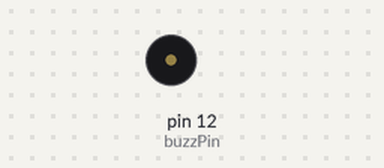
Recording of a sketch running on a simulated Arduino Uno, built with avr-gcc and run on an emulated ATmega328P. Shown: buzzer (waves = sounding, pin HIGH).

Above: at 0.5 s.
Timing chart, 0 to 4.6 s (numbered marks = the images above):
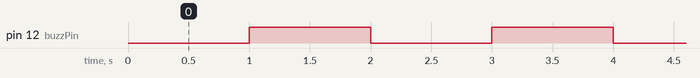

The sketch:

buzzer_sensor_module_coding1.ino
```cpp
int buzzPin = 12;   // This is our output pin
void setup()
{
 pinMode(buzzPin, OUTPUT);   // Initializing output pin
}
void loop()
{
 digitalWrite(buzzPin, LOW); // Beeping ON
 delay(1000);
 digitalWrite(buzzPin, HIGH); // Beeping OFF
 delay(1000);
}
```

Measured:
- by itself, pin 12 (buzzPin): alternates HIGH for 1.0 s and LOW for 1.0 s
